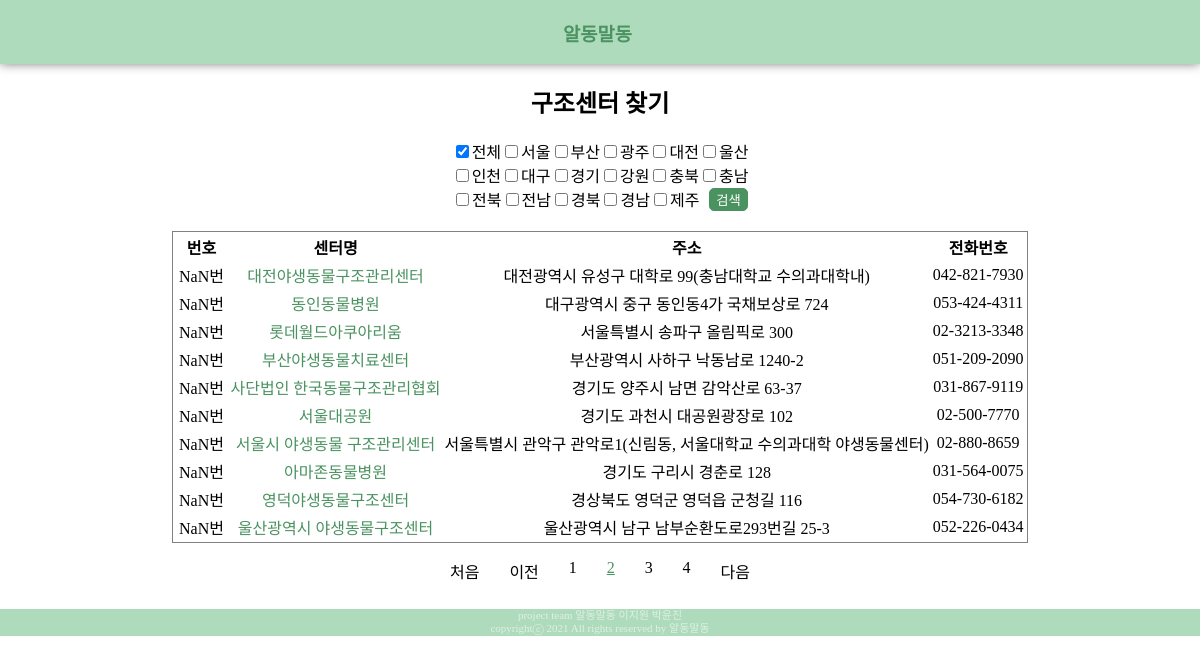
Page /sub1/?page=2 on the committed database.
### sub1app/models.py (models this page shows, shortened)
class RescueCenter(models.Model):
    name = models.CharField(max_length=30)
    address_road = models.CharField(max_length=50)
    address_parcdel = models.CharField(max_length=50, null=True)
    latitude = models.CharField(max_length=50, null=True)
    longitude = models.CharField(max_length=50, null=True)
    opentime = models.CharField(max_length=30)
    closetime = models.CharField(max_length=30)
    dayoff = models.CharField(max_length=30, null=True)
    designated = models.DateField(null=True, )
    area = models.TextField(null=True)
    num_Vet = models.IntegerField(null=True)
    num_Researcher = models.IntegerField(null=True)
    room_consulation = models.IntegerField(null=True)
    room_operating = models.IntegerField(null=True)
    room_image = models.IntegerField(null=True)
    room_hospital = models.IntegerField(null=True)
    room_genetic = models.IntegerField(null=True)
    room_remedical = models.IntegerField(null=True)
    room_isolated = models.IntegerField(null=True)
    num_vehicle = models.IntegerField(null=True)
    box	= models.TextField(null=True)
    equipment_trep = models.TextField(null=True)
    equipment_medical = models.TextField(null=True)
    explain	= models.TextField(null=True)
    representative = models.TextField(null=True)
    tel = models.CharField(max_length = 30)
    XXX = models.CharField(max_length=30)

### sub1app/views.py (the view)
# urls.py: path('', views.searchRC, name='searchRC'),
def searchRC(request):
    context = {}
    page = request.GET.get('page', 1) #페이지 디폴트 값1
    contents = RescueCenter.objects.all()
    if request.method == "POST":
        regions = request.POST.getlist('regions[]')
        print(regions)
        if '전체' in regions :
            context['results'] = contents
            context['regions'] = ["전체"]
            return render(request, 'sub1app/searchRc.html', context)
        else :
            results = contents.filter(XXX='임시')
            for reg in regions:
                temp = contents.filter(XXX=reg)
                results  = results.union(temp)
            context['results'] = results
            context['regions'] = regions
            return render(request, 'sub1app/searchRc.html', context)
    else :
        paginator = Paginator(contents, 10)#페이지 당 10개씩
        page_obj = paginator.get_page(page)
        context['results'] = page_obj
        context['regions'] = ["전체"]
        return render(request, 'sub1app/searchRc.html', context)

### sub1app/templates/sub1app/searchRC.html (shortened to what this page needs)
{% extends 'base.html' %}
{% load static %}
{% block style %}
    <link rel="stylesheet" href="{% static 'sub1app/searchRC.css' %}"  type='text/css'>
{% endblock %}
{% block content %}
    <h2>구조센터 찾기</h2>
    <form actions="{% url 'sub1app:searchRC' %}" method = "POST">
        <div class="options">
            <input type="checkbox" name="regions[]" value="전체" {% if '전체' in regions %}checked{% endif %}> 전체
            <input type="checkbox" name="regions[]" value="서울" {% if '서울' in regions %}checked{% endif %}> 서울
            <input type="checkbox" name="regions[]" value="부산" {% if '부산' in regions %}checked{% endif %}> 부산
            <input type="checkbox" name="regions[]" value="광주" {% if '광주' in regions %}checked{% endif %}> 광주
            <input type="checkbox" name="regions[]" value="대전" {% if '대전' in regions %}checked{% endif %}> 대전
            <input type="checkbox" name="regions[]" value="울산" {% if '울산' in regions %}checked{% endif %}> 울산<br>
            <input type="checkbox" name="regions[]" value="인천" {% if '인천' in regions %}checked{% endif %}> 인천
            <input type="checkbox" name="regions[]" value="대구" {% if '대구' in regions %}checked{% endif %}> 대구
            <input type="checkbox" name="regions[]" value="경기" {% if '경기' in regions %}checked{% endif %}> 경기
            <input type="checkbox" name="regions[]" value="강원" {% if '강원' in regions %}checked{% endif %}> 강원
            <input type="checkbox" name="regions[]" value="충북" {% if '충북' in regions %}checked{% endif %}> 충북
            <input type="checkbox" name="regions[]" value="충남" {% if '충남' in regions %}checked{% endif %}> 충남<br>
            <input type="checkbox" name="regions[]" value="전북" {% if '전북' in regions %}checked{% endif %}> 전북
            <input type="checkbox" name="regions[]" value="전남" {% if '전남' in regions %}checked{% endif %}> 전남
            <input type="checkbox" name="regions[]" value="경북" {% if '경북' in regions %}checked{% endif %}> 경북
            <input type="checkbox" name="regions[]" value="경남" {% if '경남' in regions %}checked{% endif %}> 경남
            <input type="checkbox" name="regions[]" value="제주" {% if '제주' in regions %}checked{% endif %}> 제주
            <button id="searchbtn" type = "submit">검색</button>
        </div>
    </form>
    <div class="list_RC">
        <table class="data_table">
            <thead>
            <tr>
                <td style="width: 50px;"><B>번호</B></td>
                <td><B>센터명</B></td>
                <td><B>주소</B></td>
                <td><B>전화번호</B></td>
            </tr>
            </thead>
            <tbody>
            {% for data in results %}
            <tr>
                <td><span class="linum">{{ data.pk }}</span>번</td>
                <td class="link"><a href="{% url 'sub1app:center_info' data.pk %}">{{ data.name }} </a></td>
                <td>{{ data.address_road}}</td>
                <td>{{ data.tel }}</td>
            </tr>
            {% empty %}
                데이터가 없습니다.
            {% endfor %}
        </table>
    </div>
    <div class="pages">
        <ul class="pagination">
            <li class="page-item">
                <a class="page-link" href="?page=1">처음</a>
            </li>
            {% if results.has_previous %}
            <li class="page-item">
                <a class="page-link" href="?page={{ results.previous_page_number }}">이전</a>
            </li>
            {% else %}
            <li class="page-item">
                <a class="page-link" tabindex="-1" aria-disabled="true" href="#">이전</a>
            </li>
            {% endif %}
            {% for page_number in results.paginator.page_range %}
                {% if page_number >= results.number|add:-2 and page_number <= results.number|add:2 %}
                    {% if page_number == results.number %}
                    <li class="page-item-active">
                        <a class="page-link" href="?page={{ page_number }}">{{ page_number }}</a>
                    </li>
                    {% else %}
                    <li class="page-item">
                        <a class="page-link" href="?page={{ page_number }}">{{ page_number }}</a>
                    </li>
                    {% endif %}
                {% endif %}
            {% endfor %}
            {% if results.has_next %}
            <li class="page-item">
                <a class="page-link" href="?page={{ results.next_page_number }}">다음</a>
            </li>
            {% else %}
            <li class="page-item">
                <a class="page-link" tabindex="-1" aria-disabled="true" href="#">다음</a>
            </li>
            {% endif %}
        </ul>
    </div>
{% endblock %}

### static/base.css (style rules this page uses)
body { margin: 0px; background-color:white; font-family: 'SCDream'; }

### sub1app/static/sub1app/searchRC.css (style rules this page uses)
.list_RC { display:flex; flex-direction:column; border: 1px solid gray; overflow:auto; }
.pagination { display:flex; width: 300px; justify-content: space-between; list-style-type: none; padding-inline-start: 0px; }
.page-link { color: black; text-decoration-line: none; }
.page-item-active a { color: #4A9260; text-decoration-line: underline; }
.data_table { width: 100%; min-width:300px; }
.link a { color: #4A9260; text-decoration-line: none; }
.options { display: flex; width: 315px; flex-wrap: wrap; justify-content: center; align-items: center; margin-bottom: 20px; }
#searchbtn { background-color: #4A9260; color: white; border: #4A9260 solid 0.5px; border-radius: 5px; margin-left: 10px; }
td { text-align: center; }

### rows in the picture
RescueCenter: name "대전야생동물구조관리센터", address_road "대전광역시 유성구 대학로 99(충남대학교 수의과대학내)", tel "042-821-7930"
RescueCenter: name "동인동물병원", address_road "대구광역시 중구 동인동4가 국채보상로 724", tel "053-424-4311"
RescueCenter: name "롯데월드아쿠아리움", address_road "서울특별시 송파구 올림픽로 300", tel "02-3213-3348"
RescueCenter: name "부산야생동물치료센터", address_road "부산광역시 사하구 낙동남로 1240-2", tel "051-209-2090"
RescueCenter: name "사단법인 한국동물구조관리협회", address_road "경기도 양주시 남면 감악산로 63-37", tel "031-867-9119"
RescueCenter: name "서울대공원", address_road "경기도 과천시 대공원광장로 102", tel "02-500-7770"
RescueCenter: name "서울시 야생동물 구조관리센터", address_road "서울특별시 관악구 관악로1(신림동, 서울대학교 수의과대학 야생동물센터)", tel "02-880-8659"
RescueCenter: name "아마존동물병원", address_road "경기도 구리시 경춘로 128", tel "031-564-0075"
RescueCenter: name "영덕야생동물구조센터", address_road "경상북도 영덕군 영덕읍 군청길 116", tel "054-730-6182"
RescueCenter: name "울산광역시 야생동물구조센터", address_road "울산광역시 남구 남부순환도로293번길 25-3", tel "052-226-0434"

### other values in the picture
{{ page_number }} "1" "3" "4"
{{ page_number }} "2"
